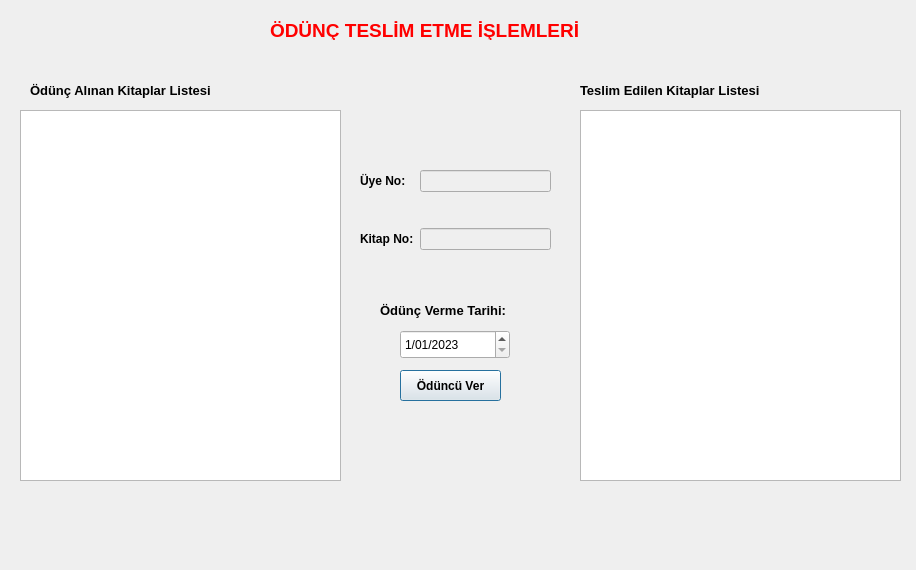
<?xml version="1.0" encoding="UTF-8"?>
<ui version="4.0">
 <class>OduncTeslim</class>
 <widget class="QDialog" name="OduncTeslim">
  <property name="geometry">
   <rect>
    <x>0</x>
    <y>0</y>
    <width>916</width>
    <height>570</height>
   </rect>
  </property>
  <property name="windowTitle">
   <string>Dialog</string>
  </property>
  <widget class="QPushButton" name="btn_oduncVer">
   <property name="geometry">
    <rect>
     <x>400</x>
     <y>370</y>
     <width>101</width>
     <height>31</height>
    </rect>
   </property>
   <property name="font">
    <font>
     <pointsize>9</pointsize>
     <bold>true</bold>
    </font>
   </property>
   <property name="text">
    <string>Ödüncü Ver</string>
   </property>
  </widget>
  <widget class="QLabel" name="label_8">
   <property name="geometry">
    <rect>
     <x>270</x>
     <y>20</y>
     <width>361</width>
     <height>20</height>
    </rect>
   </property>
   <property name="palette">
    <palette>
     <active>
      <colorrole role="WindowText">
       <brush brushstyle="SolidPattern">
        <color alpha="255">
         <red>255</red>
         <green>0</green>
         <blue>0</blue>
        </color>
       </brush>
      </colorrole>
     </active>
     <inactive>
      <colorrole role="WindowText">
       <brush brushstyle="SolidPattern">
        <color alpha="255">
         <red>255</red>
         <green>0</green>
         <blue>0</blue>
        </color>
       </brush>
      </colorrole>
     </inactive>
     <disabled/>
    </palette>
   </property>
   <property name="font">
    <font>
     <pointsize>14</pointsize>
     <bold>true</bold>
    </font>
   </property>
   <property name="text">
    <string>ÖDÜNÇ TESLİM ETME İŞLEMLERİ</string>
   </property>
  </widget>
  <widget class="QLabel" name="label_2">
   <property name="geometry">
    <rect>
     <x>30</x>
     <y>80</y>
     <width>231</width>
     <height>20</height>
    </rect>
   </property>
   <property name="font">
    <font>
     <pointsize>10</pointsize>
     <bold>true</bold>
    </font>
   </property>
   <property name="text">
    <string>Ödünç Alınan Kitaplar Listesi</string>
   </property>
  </widget>
  <widget class="QLabel" name="label_3">
   <property name="geometry">
    <rect>
     <x>580</x>
     <y>80</y>
     <width>221</width>
     <height>20</height>
    </rect>
   </property>
   <property name="font">
    <font>
     <pointsize>10</pointsize>
     <bold>true</bold>
    </font>
   </property>
   <property name="text">
    <string>Teslim Edilen Kitaplar Listesi</string>
   </property>
  </widget>
  <widget class="QTableView" name="tableViewOduncKitap">
   <property name="geometry">
    <rect>
     <x>20</x>
     <y>110</y>
     <width>321</width>
     <height>371</height>
    </rect>
   </property>
  </widget>
  <widget class="QTableView" name="tableViewTeslimKitap">
   <property name="geometry">
    <rect>
     <x>580</x>
     <y>110</y>
     <width>321</width>
     <height>371</height>
    </rect>
   </property>
  </widget>
  <widget class="QWidget" name="layoutWidget">
   <property name="geometry">
    <rect>
     <x>360</x>
     <y>140</y>
     <width>191</width>
     <height>141</height>
    </rect>
   </property>
   <layout class="QGridLayout" name="gridLayout">
    <item row="1" column="0">
     <widget class="QLabel" name="label_6">
      <property name="font">
       <font>
        <bold>true</bold>
       </font>
      </property>
      <property name="text">
       <string>Kitap No:</string>
      </property>
     </widget>
    </item>
    <item row="0" column="0">
     <widget class="QLabel" name="label_5">
      <property name="font">
       <font>
        <bold>true</bold>
       </font>
      </property>
      <property name="text">
       <string>Üye No:</string>
      </property>
     </widget>
    </item>
    <item row="0" column="1">
     <widget class="QLineEdit" name="uyeNo">
      <property name="enabled">
       <bool>false</bool>
      </property>
     </widget>
    </item>
    <item row="1" column="1">
     <widget class="QLineEdit" name="kitapNo">
      <property name="enabled">
       <bool>false</bool>
      </property>
     </widget>
    </item>
   </layout>
  </widget>
  <widget class="QDateEdit" name="tarihEdit">
   <property name="geometry">
    <rect>
     <x>400</x>
     <y>330</y>
     <width>110</width>
     <height>29</height>
    </rect>
   </property>
   <property name="dateTime">
    <datetime>
     <hour>0</hour>
     <minute>0</minute>
     <second>0</second>
     <year>2023</year>
     <month>1</month>
     <day>1</day>
    </datetime>
   </property>
   <property name="displayFormat">
    <string>d/MM/yyyy</string>
   </property>
   <property name="date">
    <date>
     <year>2023</year>
     <month>1</month>
     <day>1</day>
    </date>
   </property>
  </widget>
  <widget class="QLabel" name="label_4">
   <property name="geometry">
    <rect>
     <x>380</x>
     <y>300</y>
     <width>171</width>
     <height>20</height>
    </rect>
   </property>
   <property name="font">
    <font>
     <pointsize>10</pointsize>
     <bold>true</bold>
    </font>
   </property>
   <property name="text">
    <string>Ödünç Verme Tarihi:</string>
   </property>
  </widget>
 </widget>
 <resources/>
 <connections/>
</ui>
